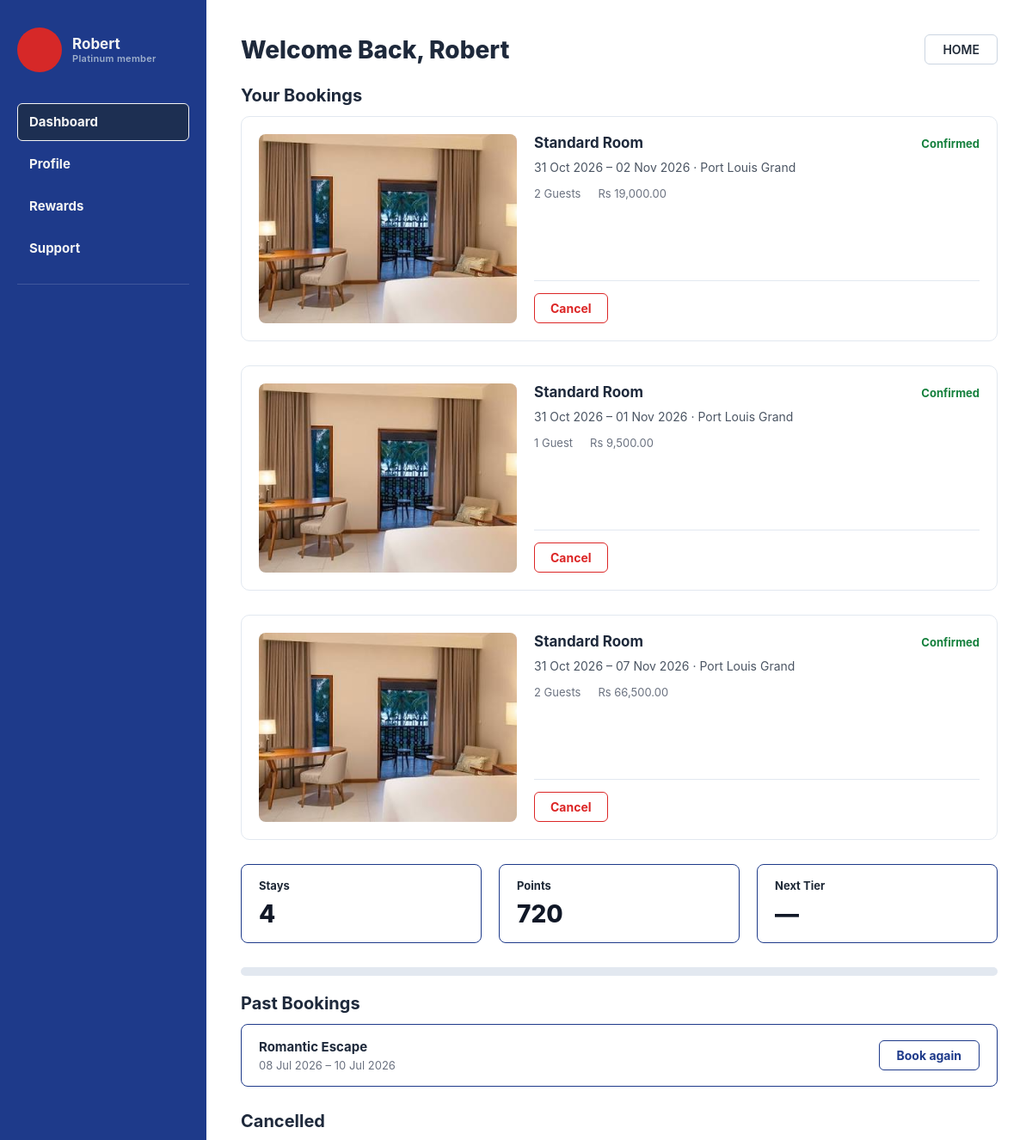
Page /customer-dashboard/ (upper part) on the earlier database version.
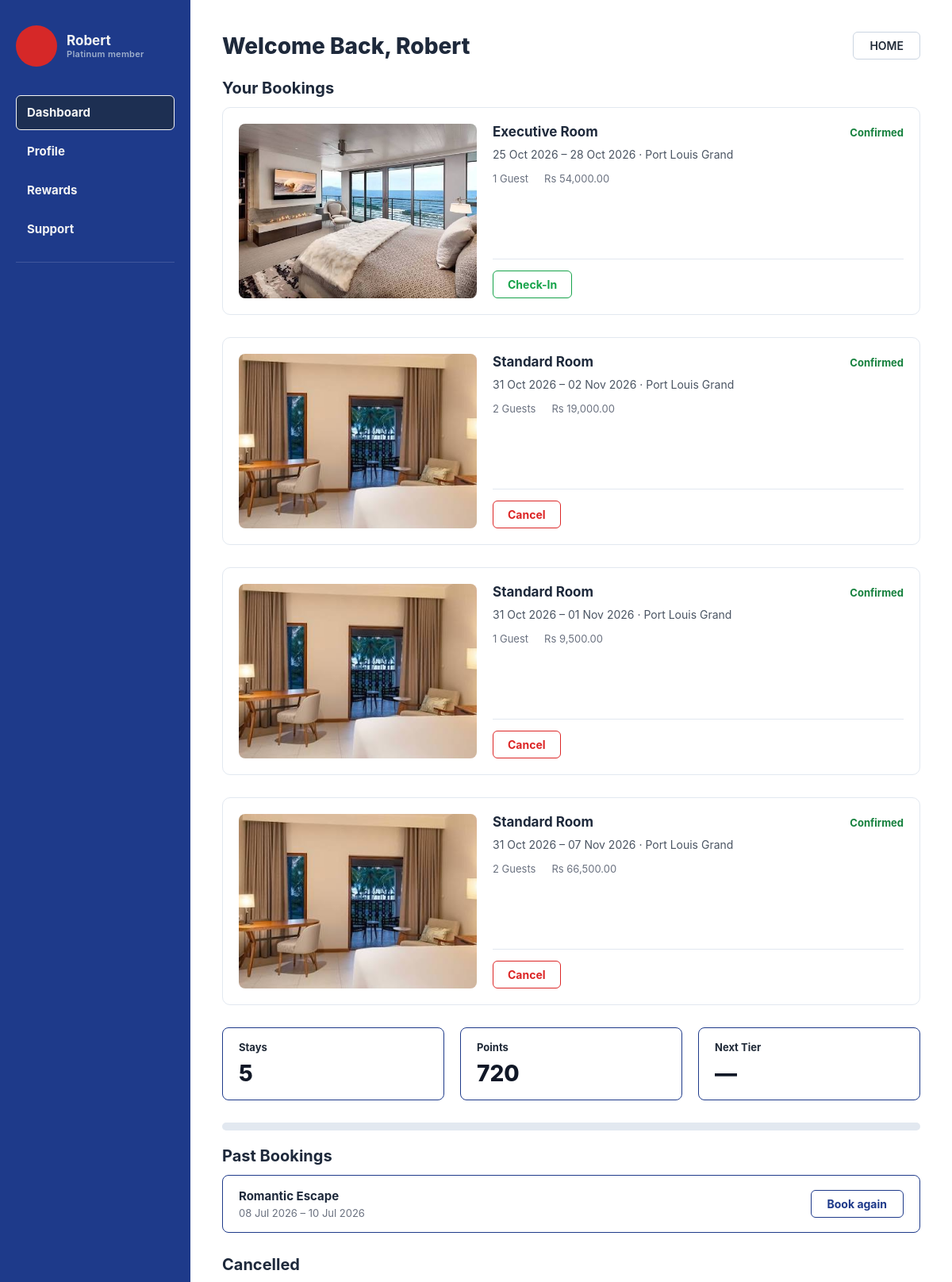
Same page on the later database version.
### StarHotel/hotel/models.py (models this page shows, shortened)
class User(AbstractUser):
    dob = models.DateField(null=True, blank=True)
    phone = models.CharField(max_length=20, blank=True)
    address = models.CharField(max_length=255, blank=True)
    join_date = models.DateField(auto_now_add=True)

class Customer(User):
    nid = models.CharField(max_length=20, unique=True)
    loyalty = models.ForeignKey(
        Loyalty,
        on_delete=models.SET_NULL,
        null=True,
        blank=True,
        related_name='customers'
    )

class Loyalty(models.Model):
    loyalty_num = models.AutoField(primary_key=True)
    tier = models.CharField(max_length=50)
    discount_rate = models.FloatField(default=0.0)
    multiplier_rate = models.FloatField(default=1.0)

class Booking(models.Model):
    TYPE_CHOICES = [
        ('stay', 'Stay'),
        ('event', 'Event'),
        ('activity', 'Activity'),
    ]
    booking_type = models.CharField(max_length=10, choices=TYPE_CHOICES, default='stay')   # <-- NEW
    bk_id = models.AutoField(primary_key=True)
    no_of_guests = models.PositiveIntegerField()
    check_in = models.DateField()
    check_out = models.DateField()
    bk_date = models.DateField(auto_now_add=True)
    bk_status = models.CharField(max_length=20, default='pending')
    estimated_sum = models.DecimalField(max_digits=10, decimal_places=2)
    created_at = models.DateTimeField(auto_now_add=True)
    updated_at = models.DateTimeField(auto_now=True)
    customer = models.ForeignKey(
        Customer,
        on_delete=models.CASCADE,
        related_name='bookings'
    )
    branch = models.ForeignKey(
        Branch,
        on_delete=models.CASCADE,
        related_name='bookings'
    )

class Room(models.Model):
    room_id = models.AutoField(primary_key=True)
    room_number = models.CharField(max_length=10, blank=True, default='')
    room_type = models.CharField(max_length=50)
    room_status = models.CharField(max_length=20, default='available')
    price = models.DecimalField(max_digits=10, decimal_places=2)
    branch = models.ForeignKey(
        Branch,
        on_delete=models.CASCADE,
        related_name='rooms'
    )

class Branch(models.Model):
    branch_id = models.AutoField(primary_key=True)
    branch_name = models.CharField(max_length=100)
    tel_no = models.CharField(max_length=20)
    street = models.CharField(max_length=150)
    city = models.CharField(max_length=100)
    zipcode = models.CharField(max_length=10)
    class Meta:
        verbose_name_plural = "branches"

class Packages(models.Model):
    p_id = models.AutoField(primary_key=True)
    p_name = models.CharField(max_length=100)
    base_price = models.DecimalField(max_digits=10, decimal_places=2)
    is_active = models.BooleanField(default=True)
    valid_from = models.DateField()
    valid_to = models.DateField()
    nights = models.PositiveSmallIntegerField(default=2)
    created_at = models.DateTimeField(auto_now_add=True)
    updated_at = models.DateTimeField(auto_now=True)

### StarHotel/hotel/views.py (the view)
# urls.py: path("customer-dashboard/", views.customer_dashboard, name="customer_dashboard"),
def customer_dashboard(request):
    customer = get_current_customer(request)
    if customer is None:
        return render(request, "hotel/customer_dashboard.html", {"no_customers": True})
    today = date.today()
    bookings = customer.bookings.select_related("branch").prefetch_related(
        "booking_items"
    ).order_by("check_in")
    cards = [_booking_card(b, today) for b in bookings]
    active = [c for c in cards if c["status"] != "cancelled"]
    upcoming = [c for c in active if c["booking"].check_out >= today]
    past = [c for c in active if c["booking"].check_out < today][::-1]
    cancelled = [c for c in cards if c["status"] == "cancelled"]
    points = loyalty_summary(customer, bookings, today)
    context = {
        "customer": customer,
        "upcoming": upcoming,
        "past": past,
        "cancelled": cancelled,
        "stays_count": len(active),
        "points": points["earned"],
        "next_tier": points["next_tier"],
        "to_next": points["to_next"],
        "top_tier": points["top_tier"],
    }
    return render(request, "hotel/customer_dashboard.html", context)

### StarHotel/hotel/views.py (called while the page is built)
def get_current_customer(request):
    if request.user.is_authenticated:
        try:
            return request.user.customer
        except Customer.DoesNotExist:
            pass
    return Customer.objects.select_related("loyalty").first()

### StarHotel/hotel/templates/hotel/customer_dashboard.html (shortened to what this page needs)
{% extends "base.html" %}
{% load static %}
{% block content %}
    <div class="layout">
        <aside class="sidebar">
            <div class="profile">
                <div class="avatar"></div>
                <div class="profile-info">
                    <div class="name">{{ customer.first_name|default:customer.username }}</div>
                    <div class="member">{{ customer.loyalty.tier|default:"No tier" }} member</div>
                </div>
            </div>
            <nav id="nav">
                <div class="nav-highlight" id="navHighlight"></div>
                <a href="{% url 'customer_dashboard' %}" class="nav-item {% if request.resolver_match.url_name == 'customer_dashboard' %}active{% endif %}">Dashboard</a>
                <a href="{% url 'customer_profile' %}" class="nav-item {% if request.resolver_match.url_name == 'customer_profile' %}active{% endif %}">Profile</a>
                <a href="{% url 'customer_rewards' %}" class="nav-item {% if request.resolver_match.url_name == 'customer_rewards' %}active{% endif %}">Rewards</a>
                <a href="{% url 'customer_support' %}" class="nav-item {% if request.resolver_match.url_name == 'customer_support' %}active{% endif %}">Support</a>
            </nav>
            <hr class="divider">
        </aside>
        <div class="dashboard-content">
            <div class="content-header">
                <h1>Welcome Back, {{ customer.first_name|default:customer.username }}</h1>
                <a href="{% url 'home' %}" class="btn-home">HOME</a>
            </div>
            <h2 class="section-title">Your Bookings</h2>
            {% for c in upcoming %}
            <div class="booking-card">
                <img src="{% static c.image %}" alt="{{ c.title }}" class="booking-image">
                <div class="booking-details">
                    <div class="booking-title-row">
                        <h3>{{ c.title }}</h3>
                        <span class="booking-status st-{{ c.status }}">{{ c.status_label }}</span>
                    </div>
                    <p>
                        {% if c.single_day %}{{ c.booking.check_in|date:"d M Y" }}{% else %}{{ c.booking.check_in|date:"d M Y" }} &ndash; {{ c.booking.check_out|date:"d M Y" }}{% endif %}
                        &middot; {{ c.booking.branch.branch_name }}
                    </p>
                    <div class="booking-meta">
                        <span>{{ c.booking.no_of_guests }} Guest{{ c.booking.no_of_guests|pluralize }}</span>
                        <span>Rs {{ c.booking.estimated_sum|floatformat:"2g" }}</span>
                    </div>
                    {% if c.can_cancel or c.cancel_locked or c.can_checkin %}
                    <div class="booking-actions">
                        {% if c.can_cancel %}
                        <form method="post" action="{% url 'cancel_booking' c.booking.bk_id %}"
                              onsubmit="return confirm('Cancel this booking? This cannot be undone.');">
                            <button type="submit" class="btn-action btn-cancel">Cancel</button>
                        </form>
                        {% elif c.cancel_locked %}
                        <button type="button" class="btn-action btn-cancel-locked" disabled>Cancel</button>
                        <span class="cancel-note">Cancellation closes {{ cancel_window_hours }} hours before check-in.</span>
                        {% endif %}
                        {% if c.can_checkin %}<a href="#" class="btn-action btn-checkin">Check-In</a>{% endif %}
                    </div>
                    {% endif %}
                </div>
            </div>
            {% empty %}
            <p>You have no upcoming bookings. <a href="{% url 'booking' %}">Make a booking</a></p>
            {% endfor %}
            <div class="stats-row">
                <div class="stat-box">
                    <div class="stat-label">Stays</div>
                    <div class="stat-value">{{ stays_count }}</div>
                </div>
                <div class="stat-box">
                    <div class="stat-label">Points</div>
                    <div class="stat-value">{{ points|floatformat:"0g" }}</div>
                </div>
                <div class="stat-box">
                    <div class="stat-label">Next Tier</div>
                    <div class="stat-value">&mdash;</div>
                </div>
            </div>
            <div class="progress-container">
                <div class="progress-track">
                </div>
            </div>
            <h2 class="section-title">Past Bookings</h2>
            {% for c in past %}
            <div class="past-booking-row">
                <div>
                    <div class="past-booking-name">{{ c.title }}</div>
                    <div class="past-booking-dates">
                        {% if c.single_day %}{{ c.booking.check_in|date:"d M Y" }}{% else %}{{ c.booking.check_in|date:"d M Y" }} &ndash; {{ c.booking.check_out|date:"d M Y" }}{% endif %}
                    </div>
                </div>
                <a href="{% url 'book_again' c.booking.bk_id %}" class="btn-book-again">Book again</a>
            </div>
            {% empty %}
            <p>No past bookings yet.</p>
            {% endfor %}
            {% if cancelled %}
            <h2 class="section-title cancelled-title">Cancelled</h2>
            {% endif %}
        </div>
    </div>
{% endblock %}

### StarHotel/hotel/templates/base.html (shortened to what this page needs)
<!DOCTYPE html>
<html lang="en">
<head>
    {% load static %}
    <link rel="stylesheet" href="{% static 'css/style.css' %}">
</head>
<body>
    <main>
        {% block content %}
        {% endblock %}
    </main>
</body>
</html>

### StarHotel/hotel/templates/hotel/customer_dashboard.html (style rules this page uses)
.booking-status.st-confirmed { color:#15803d; }
.past-booking-row { margin-bottom:12px; }
.section-title.cancelled-title { margin-top:28px; }
button.btn-action { font-family: inherit; }
.booking-actions form { margin:0; }
.progress-container { margin: 20px 0; }
.progress-track { width: 100%; height: 10px; background-color: #e2e8f0; border-radius: 5px; overflow: hidden; }

Differences in the rows shown:
added Booking: shows a picture, title "Executive Room", status_label "Confirmed", booking.check_in "25 Oct 2026", booking.check_out "28 Oct 2026", booking.branch.branch_name "Port Louis Grand", booking.no_of_guests "1", booking.estimated_sum "54,000.00", shows "Check-In", shown under "Your Bookings"
Other differences:
{{ stays_count }}: "4" → "5"
